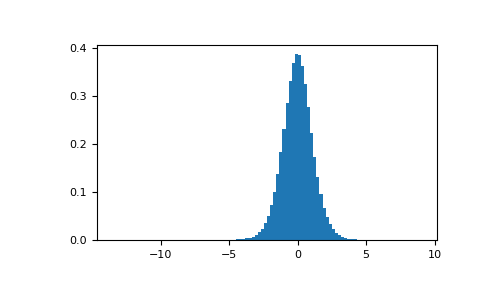

This figure's Python source:
# From Dalgaard page 83 [Rb7c952f3992e-1]_, suppose the daily energy intake for 11
# women in kilojoules (kJ) is:

intake = np.array([5260., 5470, 5640, 6180, 6390, 6515, 6805, 7515, \
                   7515, 8230, 8770])

# Does their energy intake deviate systematically from the recommended
# value of 7725 kJ? Our null hypothesis will be the absence of deviation,
# and the alternate hypothesis will be the presence of an effect that could be
# either positive or negative, hence making our test 2-tailed.

# Because we are estimating the mean and we have N=11 values in our sample,
# we have N-1=10 degrees of freedom. We set our significance level to 95% and
# compute the t statistic using the empirical mean and empirical standard
# deviation of our intake. We use a ddof of 1 to base the computation of our
# empirical standard deviation on an unbiased estimate of the variance (note:
# the final estimate is not unbiased due to the concave nature of the square
# root).

np.mean(intake)
# 6753.636363636364
intake.std(ddof=1)
# 1142.1232221373727
t = (np.mean(intake)-7725)/(intake.std(ddof=1)/np.sqrt(len(intake)))
t
# -2.8207540608310198

# We draw 1000000 samples from Student's t distribution with the adequate
# degrees of freedom.

import matplotlib.pyplot as plt
s = np.random.default_rng().standard_t(10, size=1000000)
h = plt.hist(s, bins=100, density=True)

# Does our t statistic land in one of the two critical regions found at
# both tails of the distribution?

np.sum(np.abs(t) < np.abs(s)) / float(len(s))
# 0.018318  #random < 0.05, statistic is in critical region

# The probability value for this 2-tailed test is about 1.83%, which is
# lower than the 5% pre-determined significance threshold.

# Therefore, the probability of observing values as extreme as our intake
# conditionally on the null hypothesis being true is too low, and we reject
# the null hypothesis of no deviation.
